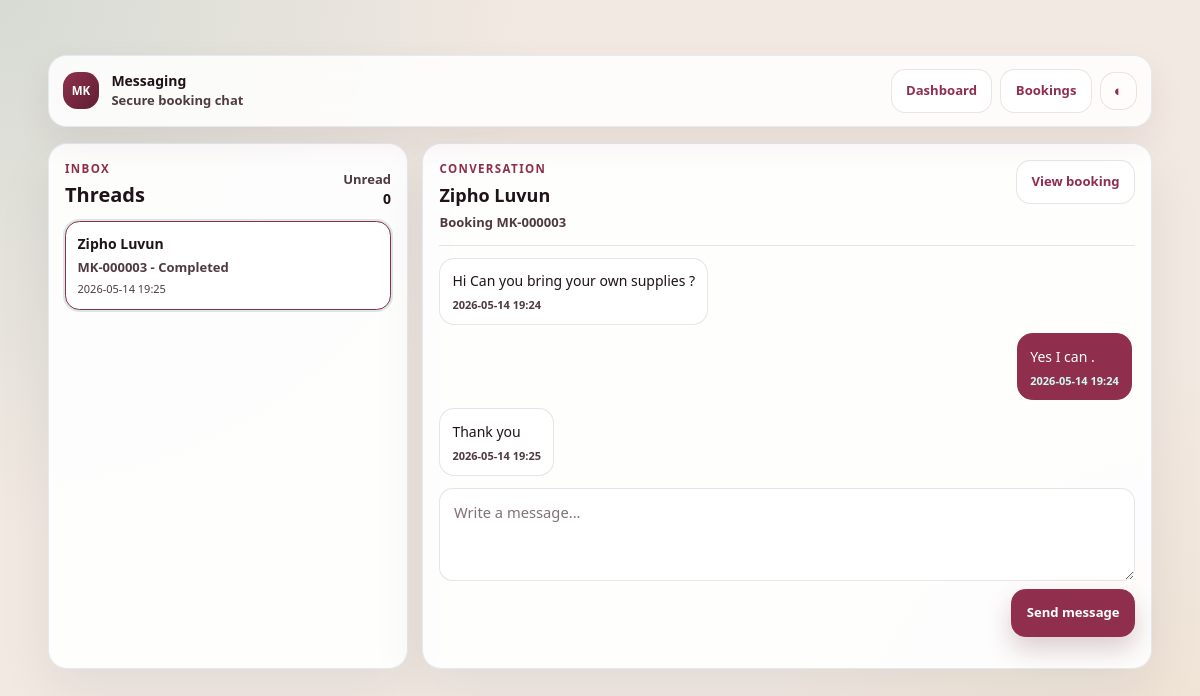
The page /messages/thread/1/ (signed in) on the database its author committed.
### messaging/models.py (models this page shows, shortened)
class MessageThread(models.Model):
    class Status(models.TextChoices):
        ACTIVE = "ACTIVE", "Active"
        ARCHIVED = "ARCHIVED", "Archived"
        CLOSED = "CLOSED", "Closed"
    booking = models.ForeignKey(
        "bookings.Booking",
        on_delete=models.CASCADE,
        related_name="message_threads",
        null=True,
        blank=True,
    )
    employer_user = models.ForeignKey(
        settings.AUTH_USER_MODEL,
        on_delete=models.CASCADE,
        related_name="employer_message_threads",
    )
    helper_user = models.ForeignKey(
        settings.AUTH_USER_MODEL,
        on_delete=models.CASCADE,
        related_name="helper_message_threads",
    )
    status = models.CharField(max_length=16, choices=Status.choices, default=Status.ACTIVE)
    last_message_at = models.DateTimeField(null=True, blank=True)
    created_at = models.DateTimeField(auto_now_add=True)
    updated_at = models.DateTimeField(auto_now=True)
    class Meta:
        ordering = ["-last_message_at", "-updated_at"]
        constraints = [
            models.UniqueConstraint(
                fields=["booking", "employer_user", "helper_user"],
                name="unique_thread_for_booking_participants",
            ),
        ]
        indexes = [
            models.Index(fields=["status", "last_message_at"]),
            models.Index(fields=["employer_user", "status"]),
            models.Index(fields=["helper_user", "status"]),
        ]

class Message(models.Model):
    class MessageType(models.TextChoices):
        TEXT = "TEXT", "Text"
    thread = models.ForeignKey(MessageThread, on_delete=models.CASCADE, related_name="messages")
    sender = models.ForeignKey(settings.AUTH_USER_MODEL, on_delete=models.CASCADE, related_name="sent_messages")
    body = models.TextField(max_length=2000)
    message_type = models.CharField(max_length=12, choices=MessageType.choices, default=MessageType.TEXT)
    is_system = models.BooleanField(default=False)
    read_by_employer_at = models.DateTimeField(null=True, blank=True)
    read_by_helper_at = models.DateTimeField(null=True, blank=True)
    created_at = models.DateTimeField(default=timezone.now)
    class Meta:
        ordering = ["created_at", "id"]
        indexes = [
            models.Index(fields=["thread", "created_at"]),
            models.Index(fields=["sender", "created_at"]),
        ]

### accounts/models.py (models this page shows, shortened)
class User(AbstractUser):
    class Role(models.TextChoices):
        EMPLOYER = "EMPLOYER", _("Employer")
        HELPER = "HELPER", _("Helper")
        OPERATIONS = "OPERATIONS", _("Operations")
        ADMIN = "ADMIN", _("Admin")
    email = models.EmailField(_("email address"), unique=True)
    role = models.CharField(max_length=20, choices=Role.choices, blank=True)
    phone_number = models.CharField(max_length=20, unique=True, null=True, blank=True)
    is_phone_verified = models.BooleanField(default=False)
    is_onboarding_complete = models.BooleanField(default=False)
    accepted_terms = models.BooleanField(default=False)
    accepted_terms_at = models.DateTimeField(null=True, blank=True)
    groups = models.ManyToManyField(
        Group,
        verbose_name=_("groups"),
        blank=True,
        help_text=_("The groups this user belongs to. A user will get all permissions granted to each of their groups."),
        related_name="mongikazi_user_set",
        related_query_name="mongikazi_user",
    )
    user_permissions = models.ManyToManyField(
        Permission,
        verbose_name=_("user permissions"),
        blank=True,
        help_text=_("Specific permissions for this user."),
        related_name="mongikazi_user_set",
        related_query_name="mongikazi_user",
    )
    class Meta:
        indexes = [
            models.Index(fields=["role"]),
            models.Index(fields=["phone_number"]),
            models.Index(fields=["is_onboarding_complete"]),
        ]
    @property
    def is_employer(self):
        return self.role == self.Role.EMPLOYER
    @property
    def is_helper(self):
        return self.role == self.Role.HELPER

### bookings/models.py (models this page shows, shortened)
class Booking(models.Model):
    class RequestType(models.TextChoices):
        DIRECT_REQUEST = "DIRECT_REQUEST", "Direct request"
        OPEN_MARKETPLACE = "OPEN_MARKETPLACE", "Open marketplace"
    class Status(models.TextChoices):
        DRAFT = "DRAFT", "Draft"
        OPEN_FOR_APPLICATIONS = "OPEN_FOR_APPLICATIONS", "Open for applications"
        APPLICATIONS_RECEIVED = "APPLICATIONS_RECEIVED", "Applications received"
        WORKER_SELECTED = "WORKER_SELECTED", "Worker selected"
        PENDING_WORKER_RESPONSE = "PENDING_WORKER_RESPONSE", "Pending worker response"
        ACCEPTED = "ACCEPTED", "Accepted"
        DECLINED = "DECLINED", "Declined"
        CANCELLED_BY_EMPLOYER = "CANCELLED_BY_EMPLOYER", "Cancelled by employer"
        CANCELLED_BY_WORKER = "CANCELLED_BY_WORKER", "Cancelled by worker"
        IN_PROGRESS = "IN_PROGRESS", "In progress"
        COMPLETED = "COMPLETED", "Completed"
        DISPUTED = "DISPUTED", "Disputed"
        CLOSED = "CLOSED", "Closed"
    booking_reference = models.CharField(max_length=32, unique=True, blank=True)
    employer = models.ForeignKey("employers.EmployerProfile", on_delete=models.PROTECT, related_name="bookings")
    worker = models.ForeignKey(
        "helpers.HelperProfile",
        on_delete=models.PROTECT,
        related_name="bookings",
        null=True,
        blank=True,
    )
    request_type = models.CharField(max_length=32, choices=RequestType.choices, default=RequestType.DIRECT_REQUEST)
    service_category = models.ForeignKey("helpers.ServiceCategory", on_delete=models.PROTECT, related_name="bookings")
    employer_location = models.ForeignKey(
        "employers.EmployerLocation",
        on_delete=models.PROTECT,
        related_name="bookings",
        null=True,
        blank=True,
    )
    status = models.CharField(max_length=32, choices=Status.choices, default=Status.PENDING_WORKER_RESPONSE)
    scheduled_date = models.DateField()
    start_time = models.TimeField()
    duration_hours = models.PositiveSmallIntegerField(validators=[MinValueValidator(1)])
    special_instructions = models.TextField(blank=True)
    worker_fee_estimate = models.DecimalField(max_digits=9, decimal_places=2, default=0, validators=[MinValueValidator(0)])
    platform_fee_estimate = models.DecimalField(max_digits=9, decimal_places=2, default=0, validators=[MinValueValidator(0)])
    total_estimate = models.DecimalField(max_digits=9, decimal_places=2, default=0, validators=[MinValueValidator(0)])
    decline_reason = models.CharField(max_length=255, blank=True)
    cancel_reason = models.CharField(max_length=255, blank=True)
    completed_at = models.DateTimeField(null=True, blank=True)
    created_by = models.ForeignKey(
        settings.AUTH_USER_MODEL,
        on_delete=models.SET_NULL,
        null=True,
        blank=True,
        related_name="created_bookings",
    )
    created_at = models.DateTimeField(auto_now_add=True)
    updated_at = models.DateTimeField(auto_now=True)
    class Meta:
        ordering = ["-created_at"]
        indexes = [
            models.Index(fields=["booking_reference"]),
            models.Index(fields=["status", "scheduled_date"]),
            models.Index(fields=["employer", "status"]),
            models.Index(fields=["worker", "status"]),
        ]

### messaging/views.py (the view)
# urls.py: path("thread/<int:thread_id>/", views.thread_detail, name="thread_detail"),
@login_required
@require_http_methods(["GET"])
def thread_detail(request, thread_id):
    guard = _role_guard(request)
    if guard:
        return guard
    thread = get_thread_for_user(thread_id, request.user)
    if not thread:
        raise Http404("Thread not found")
    mark_thread_read(thread=thread, reader=request.user)
    thread_messages = get_thread_messages(thread)
    return render(
        request,
        "messaging/inbox.html",
        {
            "threads": _threads_for_user(request.user),
            "selected_thread": thread,
            "thread_messages": thread_messages,
            "message_form": MessageSendForm(),
            "unread": get_unread_counts_for_user(request.user),
            **_nav_context(request.user),
        },
    )

### messaging/templates/messaging/inbox.html (shortened to what this page needs)
﻿{% extends 'base/base_messaging.html' %}
{% block content %}
<section class="mk-layout">
  <aside class="mk-thread-list">
    <div class="mb-3 flex items-end justify-between gap-2">
      <div>
        <p class="mk-eyebrow">Inbox</p>
        <h1 class="mt-1 text-xl font-bold text-slate-950 dark:text-white">Threads</h1>
      </div>
      <div class="text-right">
        <p class="text-xs font-bold text-mk-muted dark:text-slate-400">Unread</p>
        <p class="text-sm font-bold text-mk-primary dark:text-teal-300">{{ unread.total_unread }}</p>
      </div>
    </div>
    <div class="grid gap-2">
      {% for thread in threads %}
        <a href="{% url 'messaging:thread_detail' thread_id=thread.id %}" class="mk-thread-item {% if selected_thread and selected_thread.id == thread.id %}is-active{% endif %}">
          <div class="flex items-start justify-between gap-2">
            <p class="truncate text-sm font-bold text-slate-900 dark:text-white">
              {% if role_kind == 'employer' %}
                {{ thread.helper_user.get_full_name|default:thread.helper_user.email }}
              {% else %}
                {{ thread.employer_user.get_full_name|default:thread.employer_user.email }}
              {% endif %}
            </p>
          </div>
          <p class="mt-1 truncate text-xs font-semibold text-mk-muted dark:text-slate-400">
            {% if thread.booking %}{{ thread.booking.booking_reference }} - {{ thread.booking.get_status_display }}{% else %}Direct conversation{% endif %}
          </p>
          {% if thread.last_message_at %}
            <p class="mt-1 text-[11px] font-medium text-slate-500 dark:text-slate-500">{{ thread.last_message_at|date:"Y-m-d H:i" }}</p>
          {% endif %}
        </a>
      {% empty %}
        <div class="mk-empty">No messages yet. Open chat from a booking.</div>
      {% endfor %}
    </div>
  </aside>
  <article class="mk-thread-panel">
    {% if selected_thread %}
      <header class="mk-panel-header">
        <div>
          <p class="mk-eyebrow">Conversation</p>
          <h2 class="mt-1 text-lg font-bold text-slate-950 dark:text-white">
            {% if role_kind == 'employer' %}
              {{ selected_thread.helper_user.get_full_name|default:selected_thread.helper_user.email }}
            {% else %}
              {{ selected_thread.employer_user.get_full_name|default:selected_thread.employer_user.email }}
            {% endif %}
          </h2>
          <p class="mt-1 text-xs font-semibold text-mk-muted dark:text-slate-400">
            {% if selected_thread.booking %}
              Booking {{ selected_thread.booking.booking_reference }}
            {% else %}
              Booking-independent thread
            {% endif %}
          </p>
        </div>
        {% if selected_thread.booking %}
          <a class="mk-top-link" href="{% if role_kind == 'employer' %}{% url 'bookings:employer_booking_detail' booking_reference=selected_thread.booking.booking_reference %}{% else %}{% url 'bookings:worker_request_detail' booking_reference=selected_thread.booking.booking_reference %}{% endif %}">View booking</a>
        {% endif %}
      </header>
      <div class="mk-messages">
        {% for item in thread_messages %}
          <div class="mk-bubble-wrap {% if item.sender_id == request.user.id %}is-me{% endif %}">
            <div class="mk-bubble {% if item.sender_id == request.user.id %}is-me{% endif %}">
              <p class="text-sm font-medium leading-6">{{ item.body }}</p>
              <p class="mt-1 text-[11px] font-semibold {% if item.sender_id == request.user.id %}text-teal-100{% else %}text-slate-500 dark:text-slate-400{% endif %}">{{ item.created_at|date:"Y-m-d H:i" }}</p>
            </div>
          </div>
        {% empty %}
          <p class="mk-empty">No messages yet in this thread.</p>
        {% endfor %}
      </div>
      <form method="post" action="{% url 'messaging:send_thread_message' thread_id=selected_thread.id %}" class="mt-3 grid gap-2">
        {{ message_form.body }}
        <div class="flex justify-end">
          <button type="submit" class="mk-btn-primary">Send message</button>
        </div>
      </form>
    {% else %}
      <div class="mk-empty h-full">Select a thread to start chatting.</div>
    {% endif %}
  </article>
</section>
{% endblock %}

### rows shown on the page
MessageThread: employer_user.get_full_name "Zipho Luvun", booking.booking_reference "MK-000003", booking.status "Completed", last_message_at "2026-05-14 19:25"
Message: body "Hi Can you bring your own supplies ?", created_at "2026-05-14 19:24"
Message: body "Yes I can .", created_at "2026-05-14 19:24"
Message: body "Thank you", created_at "2026-05-14 19:25"

### other values the page prints
{{ unread.total_unread }} "0"
